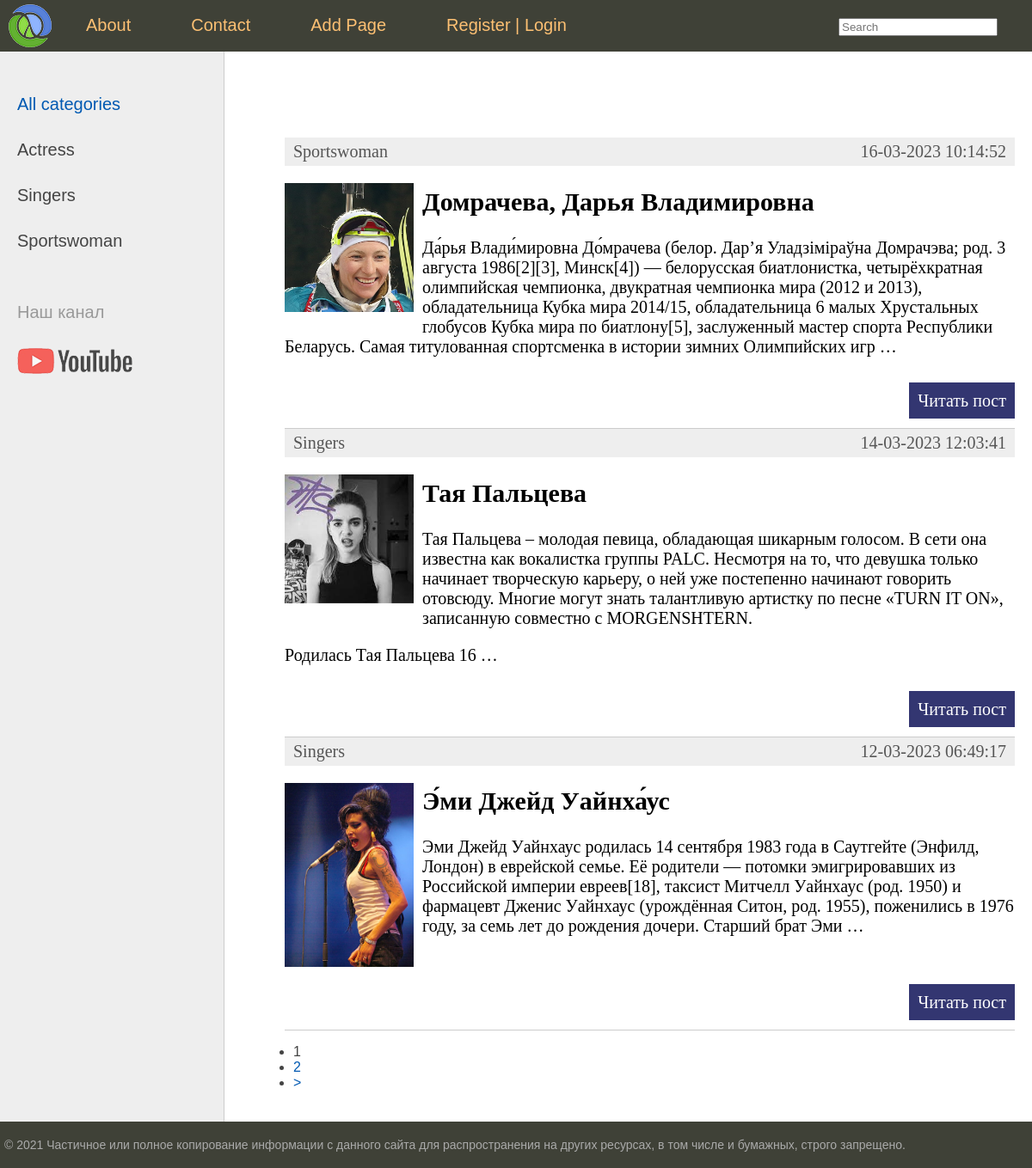
The page / on the database its author committed.
### women/models.py (models this page shows, shortened)
class Category(models.Model):
    name = models.CharField(max_length=100, db_index=True)
    slug = models.SlugField(max_length=255, unique=True, db_index=True)
    def __str__(self):
        return self.name
    def get_absolute_url(self):
        return reverse('category', kwargs={'cat_slug': self.slug})
    class Meta():
        verbose_name = 'Category'
        verbose_name_plural = 'Categories'
        ordering = ['id', 'name']

class Women(models.Model):
    title = models.CharField(max_length=255)
    slug = models.SlugField(max_length=255, unique=True, db_index=True)
    content = models.TextField(blank=True)
    photo = models.ImageField(upload_to='photos/%Y/%m/%d/')
    time_create = models.DateTimeField(auto_now_add=True)
    time_update = models.DateTimeField(auto_now=True)
    is_published = models.BooleanField(default=True)
    views = models.PositiveIntegerField(default=0)
    cat = models.ForeignKey('Category', on_delete=models.PROTECT)
    def get_absolute_url(self):
        return reverse('post', kwargs={'post_slug': self.slug})
    class Meta():
        verbose_name = 'Popular Women'
        verbose_name_plural = 'Popular Women'
        ordering = ['-time_create', 'title']

### women/views.py (the view)
# urls.py: path('', WomenHome.as_view(), name='home'),
class WomenHome(DataMixin, ListView):
    def get_context_data(self, *, object_list=None, **kwargs: any) -> dict[str, any]:
        context = super().get_context_data(**kwargs)
        c_def = self.get_user_context(title='Main Page')
        return {**context, **c_def}
    def get_queryset(self):
        return Women.objects.filter(is_published=True).select_related('cat')

### women/templatetags/women_tags.py (called while the page is built)
@register.inclusion_tag('women/list_categories.html')
def show_categories(sort=None, cat_selected=None):
    if not sort:
        cats = Category.objects.annotate(Count('women'))
    else:
        cats = Category.objects.annotate(Count('women')).order_by(sort)
    return {'cats': cats, 'cat_selected': cat_selected}

@register.inclusion_tag('women/list_menu.html')
def show_menu(request):
    menu = [{'title': 'About', 'url_name': 'about'},
        {'title': 'Contact', 'url_name': 'contact'},
        {'title': 'Add Page', 'url_name': 'add_page'},]
    return {'menu': menu, 'request': request}

### women/utils.py (called while the page is built)
    def get_user_context(self, **kwargs):
        context = kwargs
        cats = cache.get('cats')
        if not cats:
            cats = Category.objects.all()
            cache.set('cats', cats, 60)
        context['cats'] = cats
        context['request'] = self.request
        if 'cat_selected' not in context:
            context['cat_selected'] = 0
        return context

### women/templates/women/index.html (shortened to what this page needs)
{% extends 'women/base.html' %}
{% block content %}
<ul class="list-articles">
	{% for p in posts %}
		<li><div class="article-panel">
			<p class="first">{{ p.cat }}</p>
			<p class="last">{{ p.time_update|date:"d-m-Y H:i:s" }}</p>
		</div>
		{% if p.photo %}
			<p>
			<img src="{{p.photo.url}}" class="img-article-left" width="150px" height="auto">
			</p>
		{% endif %}
		<h2>{{p.title}}</h2>
        {% autoescape on %}
        {{p.content|linebreaks|truncatewords:50}}
        {% endautoescape %}
		<p class="link-read-post"><a href="{{ p.get_absolute_url }}">Читать пост</a></p>
		</li>
	{% endfor %}
</ul>
{% endblock %}

### women/templates/women/base.html (shortened to what this page needs)
{% load static %}
{% load women_tags %}
<!DOCTYPE html>
<html>
<head>
	<link type="text/css" href="{% static 'women/css/styles.css' %}" rel="stylesheet" />
</head>
<body>
<table class="table-page" border=0 cellpadding="0" cellspacing="0">
<tr><td valign=top>
{% block mainmenu %}
	<div class="header">
		<ul id="mainmenu" class="mainmenu">
		<li class="logo"><a href="{% url 'home' %}"><div class="logo"></div></a></li>
		{% show_menu request%}
			</ul>
		</div>
{% endblock mainmenu %}
<table class="table-content" border=0 cellpadding="0" cellspacing="0">
<tr>
	<td valign="top" class="left-chapters">
	<ul id="leftchapters">
			{% if cat_selected == 0 %}
				<li class="selected">All categories</li>
			{% else %}
				<li><a href="{% url 'home' %}">All categories</a></li>
			{% endif %}
			{% show_categories 'name' cat_selected %}
			<li class="share">
		<p>Наш канал</p>
		<a class="share-yt" href="https://www.youtube.com/channel/UClJzWfGWuGJL2t-3dYKcHTA/playlists" target="_blank" rel="nofollow"></a>
		</li>
	</ul>
</td>
<td valign="top" class="content">
	<div class="content-text">
{% block content %}
{% endblock %}
	</div>
{% if page_obj.has_other_pages %}
<nav class="list-pages">
	<ul>
		{% for p in paginator.page_range %}
		{% if page_obj.number == p %}
		<li class="page-num page-num-selected">{{ p }}</li>
		{% elif p >= page_obj.number|add:-2 and p <= page_obj.number|add:2 %}
		<li class="page-num">
			<a href="?page={{ p }}">{{ p }}</a>
		</li>
		{% endif %}
		{% endfor %}
		{% if page_obj.has_next %}
		<li class="page-num">
			<a href="?page={{ page_obj.next_page_number }}">&gt;</a>
		</li>
		{% endif %}
	</ul>
</nav>
{% endif %}
</td></tr></table>
</td></tr>
<tr><td valign=top>
	<div id="footer">
		<p>&copy; 2021 Частичное или полное копирование информации с данного сайта для распространения на других ресурсах, в том числе и бумажных, строго запрещено.</p>
	</div>
</td></tr></table>
</body>
</html>

### women/templates/women/list_menu.html (shortened to what this page needs)
{% for m in menu %}
	{% if m.title == 'Add Page'%}
		{% if request.user.is_authenticated %}
			<li><a href="{% url m.url_name %}">{{m.title}}</a></li>
			{% else %}
			<li>{{ m.title }}</li>
		{% endif %}
	{% else %}
		<li><a href="{% url m.url_name %}">{{m.title}}</a></li>
	{% endif %}
{% endfor %}
		{% if request.user.is_authenticated %}
			<li> {{request.user.username}} | <a href="{% url 'logout' %}">Logout</a></li>
		{% else %}
			<li> <a href="{% url 'register' %}">Register</a> | <a href="{% url 'login' %}">Login</a></li>
		{% endif %}
		<li class="last">
			<form action="{% url 'search' %}" method="get">
				<input type="text" name="query" id="query" cols="10" rows="1" placeholder="Search"></textarea>
			</form>
		</li>

### women/templates/women/list_categories.html
{% for c in cats %}
    {% if c.women__count > 0%}
        {% if c.pk == cat_selected %}
            <li class="selected">{{ c.name }}</li>
        {% else %}
            <li><a href="{{ c.get_absolute_url }}">{{ c.name }}</a></li>
        {%endif%}
    {%endif%}
{% endfor %}

### women/static/women/css/styles.css (style rules this page uses)
html, body { font-family: 'Arial'; margin: 0; padding: 0; height: 100%; width: 100%; color: #444; }
a { color: #0059b2; text-decoration: none; }
img { max-width: 600px; height: auto; }
img.img-article-left { max-width: 300px; height: auto; float: left; padding: 0 10px 10px 0; }
p.link-read-post { text-align: right; }
p.link-read-post a { padding: 10px; min-width: 100px; background: #333671; color: #fff; text-decoration: none; }
div.article-panel { background: #eee; padding: 5px 10px 5px 10px; box-sizing: border-box; overflow: hidden; color: #555; }
div.article-panel p.first { margin: 0; float: left; }
div.article-panel p.last { margin: 0; float: right; }
ul.list-articles { list-style: none; margin: 0; padding: 0; }
ul.list-articles li { border-bottom: 1px solid #ccc; }
.table-page { width: 100%; height: 100%; vertical-align: top; }
.table-page tr { height: 100%; }
.header { background: #3F4137; height: 60px; }
.logo { background: url('../images/logo.png') no-repeat 10px 5px; width: 70px; height: 60px; }
ul.mainmenu { list-style: none; margin: 0; padding: 0; height: 60px; color: #fdc073; font-size: 20px; overflow: hidden; }
ul.mainmenu li { float: left; margin: 18px 40px 0 30px; }
ul.mainmenu li.logo { margin: 0; }
ul.mainmenu li.last { float: right; }
ul.mainmenu li a { color: #fdc073; text-decoration: none; }
.table-content { width: 100%; min-height: 100%; height: 100%; }
.left-chapters { margin: 0; background: #eee; border-right: 1px solid #ccc; min-height: 100%; }
.left-chapters ul { width: 230px; min-height: 100%; margin: 0; padding: 20px 10px 10px 20px; list-style: none; font-size: 20px; }
.left-chapters ul li { margin: 30px 0 0 0; color: #999; }
.left-chapters ul li.selected { color: #0059b2; }
.left-chapters ul li a { color: #444; text-decoration: none; }
.left-chapters ul li.share { margin: 60px 0 0 0; }
.left-chapters ul li.share p { margin: 30px 0 30px 0; }
.left-chapters ul li.share a { display: inline-block; width: 40px; height: 40px; margin: 0 20px 0 0; }
.left-chapters ul li.share a.share-yt { width: 100%; height: 30px; background: url('../images/share_yt.png') no-repeat 0 0 }
.content { padding: 40px 20px 20px 40px; width: 100%; box-sizing: border-box; }
.content-text { margin: 60px 0 0 30px; color: #000; font-size: 20px; font-family: Yandex Sans Display Light; }
#footer { box-sizing: border-box; background: #3F4137; padding: 5px; color: #aaa; font-size: 14px; font-family: Verdana, Geneva, Arial, Helvetica; text-align: left; overflow: hidden; }

### rows shown on the page
Category: name "Actress"
Category: name "Singers"
Category: name "Sportswoman"
Women: cat "Sportswoman", time_update "16-03-2023 10:14:52", photo (picture), title "Домрачева, Дарья Владимировна", content "Да́рья Влади́мировна До́мрачева (белор. Дар’я Уладзіміраўна Домрачэва; род. 3 августа 1986[2][3], Минск[4]) — белорусская биатлонистка, четырёхкратная олимпийская чемпионка, двукратная чемпионка мира (2012 и 2013), обладательница Кубка мира 2014/15, обладательница 6 малых Хрустальных глобусов Кубка мира по биатлону[5], заслуженный мастер спорта Республики Беларусь. Самая титулованная спортсменка в истории зимних Олимпийских игр …"
Women: cat "Singers", time_update "14-03-2023 12:03:41", photo (picture), title "Тая Пальцева", content "Тая Пальцева – молодая певица, обладающая шикарным голосом. В сети она известна как вокалистка группы PALC. Несмотря на то, что девушка только начинает творческую карьеру, о ней уже постепенно начинают говорить отовсюду. Многие могут знать талантливую артистку по песне «TURN IT ON», записанную совместно с MORGENSHTERN. Родилась Тая Пальцева 16 …"
Women: cat "Singers", time_update "12-03-2023 06:49:17", photo (picture), title "Э́ми Джейд Уайнха́ус", content "Эми Джейд Уайнхаус родилась 14 сентября 1983 года в Саутгейте (Энфилд, Лондон) в еврейской семье. Её родители — потомки эмигрировавших из Российской империи евреев[18], таксист Митчелл Уайнхаус (род. 1950) и фармацевт Дженис Уайнхаус (урождённая Ситон, род. 1955), поженились в 1976 году, за семь лет до рождения дочери. Старший брат Эми …"

### other values the page prints
{{ m.title }} "About" "Contact"
{{ m.title }} "Add Page"
{{ p }} "1"
{{ p }} "2"
